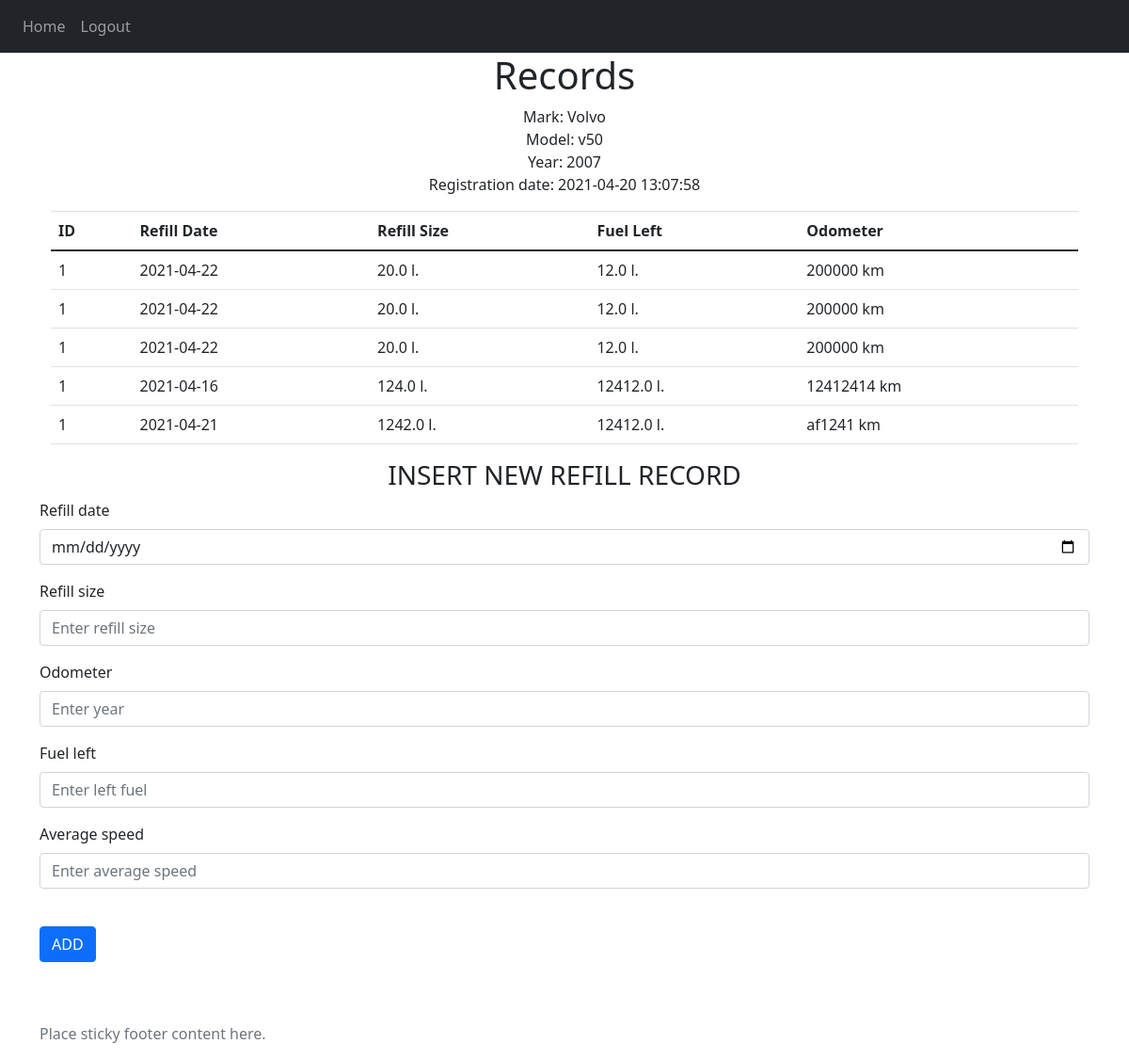
/record/1 (signed in), run on an earlier commit of the app's database.
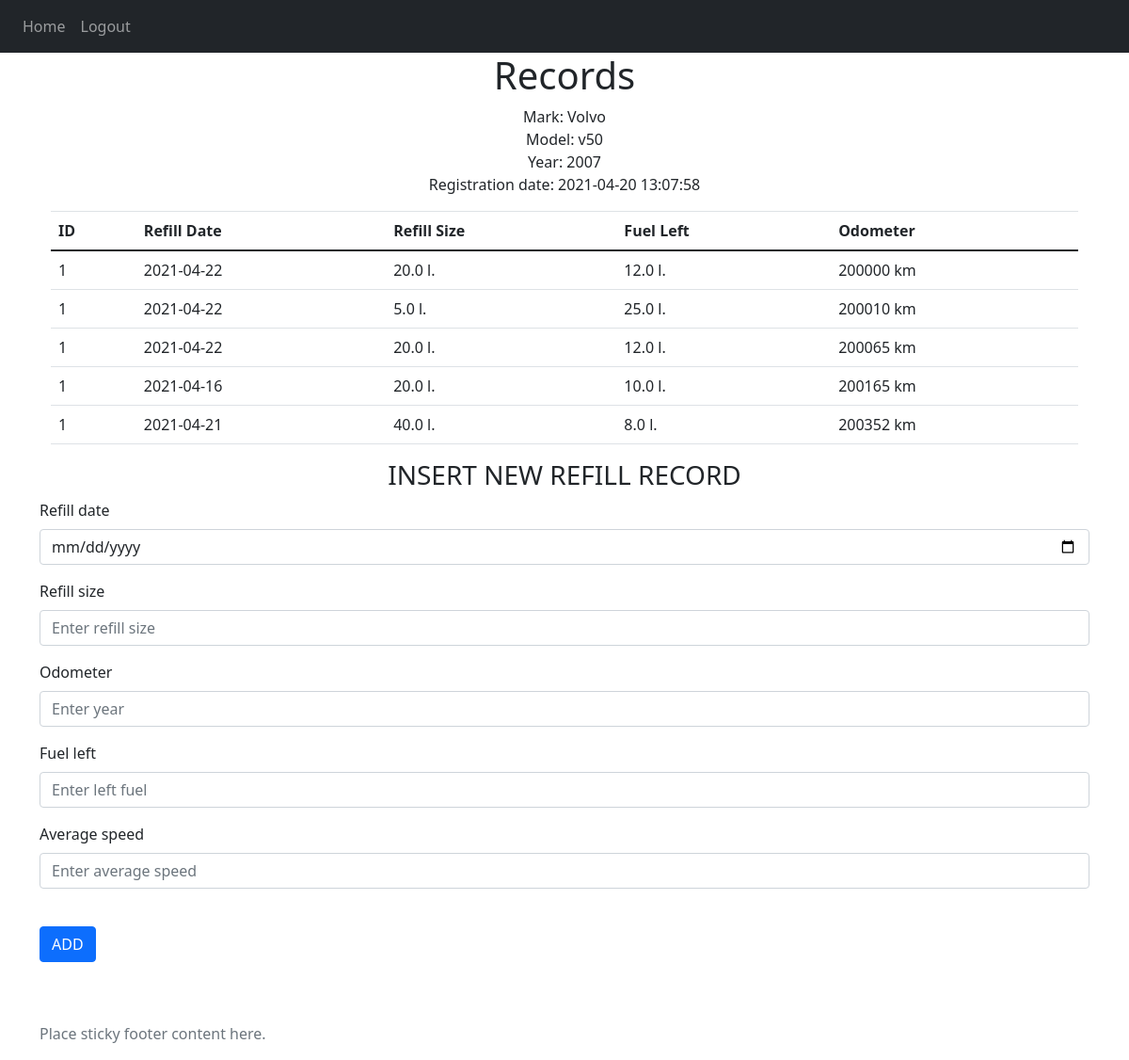
And on a later commit of the database.
### website/models.py (models this page shows)
class Vehicle(db.Model):
    id = db.Column(db.Integer, primary_key=True)
    reg_date = db.Column(db.DateTime(timezone=True), default=func.now())
    mark = db.Column(db.String(100))
    model = db.Column(db.String(100))
    year = db.Column(db.Integer)
    reg_odometer = db.Column(db.String(100))#reg od
    avg_fuel_cons = db.Column(db.Integer)
    vehicle_tank_cap = db.Column(db.Integer)
    user_id = db.Column(db.Integer, db.ForeignKey('user.id'))
    records = db.relationship('Record')

class Record(db.Model):
    id = db.Column(db.Integer, primary_key=True)
    datetime = db.Column(db.DateTime(timezone=True), default=func.now())
    vehicle_id = db.Column(db.Integer, db.ForeignKey('vehicle.id'))
    refill_date = db.Column(db.Date)
    odometer = db.Column(db.Integer)
    refill_size = db.Column(db.Integer)
    fuel_left = db.Column(db.Float)
    avg_speed = db.Column(db.Float)

### website/views.py (the view, shortened to what this page needs)
@views.route('/record/<vehicle_id>', methods=['GET', 'POST'])
@login_required
def record(vehicle_id):
    veh = Vehicle.query.filter_by(id=vehicle_id).first_or_404()
    rec = Record.query.filter_by(vehicle_id=veh.user_id).first_or_404()
    return render_template("record.html", user=current_user, vehicle=veh)

### website/__init__.py (called while the page is built)
def create_app():
    app = Flask(__name__)
    app.config['SECRET_KEY'] = 'hjshjhdjah kjshkjdhjs'
    app.config['SQLALCHEMY_DATABASE_URI'] = f'sqlite:///{DB_NAME}'
    db.init_app(app)
    from .views import views
    from .auth import auth
    app.register_blueprint(views, url_prefix='/')
    app.register_blueprint(auth, url_prefix='/')
    from .models import User, Note
    create_database(app)
    login_manager = LoginManager()
    login_manager.login_view = 'auth.login'
    login_manager.init_app(app)
    @login_manager.user_loader
    def load_user(id):
        return User.query.get(int(id))
    return app

### website/templates/record.html (shortened to what this page needs)
{% extends "base.html" %} {% block title %} RECORD {% endblock %}
{% block content%}
{% if current_user.id == vehicle.user_id %}
<div class="container">
    <h1 align="center">Records</h1>
    <p align="center">Mark: {{vehicle.mark}}<br>Model: {{vehicle.model}}<br>Year: {{vehicle.year}}<br>Registration date: {{vehicle.reg_date}}</p>
    <table class="table">
  <thead>
    <tr>
      <th scope="col">ID</th>
      <th scope="col">Refill Date</th>
      <th scope="col">Refill Size</th>
      <th scope="col">Fuel Left</th>
      <th scope="col">Odometer</th>
    </tr>
  </thead>
  <tbody>
    {% for rec in vehicle.records %}
    <tr>
      <td>{{ rec.vehicle_id }}</td>
      <td>{{ rec.refill_date }}</td>
      <td>{{ rec.refill_size }} l.</td>
      <td>{{ rec.fuel_left }} l.</td>
      <td>{{ rec.odometer }} km</td>
    </tr>
    {% endfor %}
  </tbody>
</table>
</div>
  <form method = "POST">
    <h3 align="center"> INSERT NEW REFILL RECORD</h3>
    <div class = "form-group">
        <label for="refillDate">Refill date</label>
        <input type="date"
               class="form-control"
               id = "refillDate"
               name = "refillDate"
               placeholder="Enter refill date"/>
    </div>
    <div class = "form-group">
        <label for="refillSize">Refill size</label>
        <input type="text"
               class="form-control"
               id = "refillSize"
               name = "refillSize"
               placeholder="Enter refill size"/>
    </div>
    <div class = "form-group">
        <label for="odometer">Odometer</label>
        <input type="text"
               class="form-control"
               id = "odometer"
               name = "odometer"
               placeholder="Enter year"/>
    </div>
    <div class = "form-group">
        <label for="fuelLeft">Fuel left</label>
        <input type="text"
               class="form-control"
               id = "fuelLeft"
               name = "fuelLeft"
               placeholder="Enter left fuel"/>
    </div>
    <div class = "form-group">
        <label for="avgSpeed">Average speed</label>
        <input type="text"
               class="form-control"
               id = "avgSpeed"
               name = "avgSpeed"
               placeholder="Enter average speed"/>
    </div>
  <br>
  <button type = "submit" class="btn btn-primary">ADD</button>
</form>
</div>
{% else %}
<h1> NO ACCES!!</h1>
{% endif %}
<br />
{% endblock %}

### website/templates/base.html (shortened to what this page needs)
<!DOCTYPE html>
<html>
  <head>
    <link
      rel="stylesheet"
      href="https://stackpath.bootstrapcdn.com/bootstrap/4.4.1/css/bootstrap.min.css"
    />
   <link href="https://cdn.jsdelivr.net/npm/bootstrap@5.0.0-beta3/dist/css/bootstrap.min.css"
         rel="stylesheet"
>
    <link
      rel="stylesheet"
      href="https://stackpath.bootstrapcdn.com/font-awesome/4.7.0/css/font-awesome.min.css"
    />
  </head>
  <body>
    <nav class="navbar navbar-expand-lg navbar-dark bg-dark">
      <div class="collapse navbar-collapse" id="navbar">
        <div class="navbar-nav">
          {% if user.is_authenticated %}
          <a class="nav-item nav-link" id="home" href="/">Home</a>
          <a class="nav-item nav-link" id="logout" href="/logout">Logout</a>
          {% else %}
          <a class="nav-item nav-link" id="login" href="/login">Login</a>
          <a class="nav-item nav-link" id="signUp" href="/sign-up">Sign Up</a>
          {% endif %}
        </div>
      </div>
    </nav>
    <div class="container">{% block content %} {% endblock %}</div>
    <br />
    <footer class="footer mt-auto py-3">
      <div class="container">
        <span class="text-muted">Place sticky footer content here.</span>
      </div>
    </footer>
  </body>
</html>

What changed in the data, as far as the page shows it:
changed Record (number 2 of 5 on the later page): refill_size "20.0" → "5.0"; fuel_left "12.0" → "25.0"; odometer "200000" → "200010"
changed Record (number 3 of 5 on the later page): odometer "200000" → "200065"
changed Record (number 4 of 5 on the later page): refill_size "124.0" → "20.0"; fuel_left "12412.0" → "10.0"; odometer "12412414" → "200165"
changed Record (number 5 of 5 on the later page): refill_size "1242.0" → "40.0"; fuel_left "12412.0" → "8.0"; odometer "af1241" → "200352"
